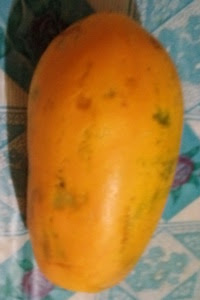
#> input picture pepaya 6.jpg, 200 x 300 px
$ jupyter execute '6.RGB2HSV(KNN PEPAYA 6).ipynb'
#> lines starting #> are read from the running program, lines starting #| are printed output that depends on the picture; long printed decimals are rounded
# RGB TO HSV PADA PEPAYA 6

DIMAS PRATIKTO
06.2018.1.06958

[cell 1]
import cv2
import pandas as pd
import numpy as np
from sklearn.neighbors import KNeighborsClassifier
from sklearn import neighbors
from sklearn.neighbors import NearestNeighbors
from sklearn.neighbors import KNeighborsRegressor

[cell 2]
original = cv2. imread('pepaya 6.jpg')
#> original is the input picture: shape (300, 200, 3); mean B, G, R 55.8, 114.7, 159.2

[cell 3]
#Resize Gambar
h, w = original.shape[:2]
#> h = 300; w = 200
new_h, new_w= int(h/2), int(w/2)
#> new_h = 150; new_w = 100
image= cv2.resize(original,(new_w, new_h))

[cell 4]
#Convert RGB KE HSV
hsv= cv2.cvtColor(image, cv2.COLOR_RGB2HSV)
#> hsv: shape (150, 100, 3); mean H, S, V 89.3, 162.5, 165.2

[cell 5]
#Print Nilai HSV
print(hsv)
#> (printed output is left out)

[cell 6]
#Menampilkan Gambar HSV
cv2.imshow('Gambar HSV', hsv)

[cell 7]
#Menampilkan Gambar Tiap H,S,V
cv2.imshow('H Channel', hsv[: ,: ,0])
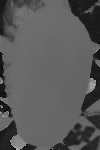
#> window 'H Channel': shape (150, 100); min 0, max 176, mean 89.3
cv2.imshow('S Channel', hsv[: ,: ,1])
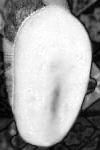
#> window 'S Channel': shape (150, 100); min 0, max 255, mean 162.5
cv2.imshow('V Channel', hsv[: ,: ,2])
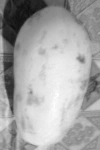
#> window 'V Channel': shape (150, 100); min 13, max 255, mean 165.2
cv2.waitKey(0)
cv2.destroyAllWindows()

[cell 8]
#Memperoleh Nilai Rata-Rata Tiap H,S,V
H = hsv[: ,: ,0]
S = hsv[: ,: ,1]
V = hsv[: ,: ,2]
meanH = np.mean(H)
#> meanH = 89.29
meanH = float(meanH)
meanS = np.mean(S)
#> meanS = 162.5
meanS = float(meanS)
meanV = np.mean(V)
#> meanV = 165.2
meanV = float(meanV)
print("Nilai Rata-rata H :", meanH,"S: ", meanS,"V: ",meanV)
#| Nilai Rata-rata H : 89.286 S:  162.515 V:  165.202

$ run again, with pepaya 5.jpg copied over pepaya 6.jpg
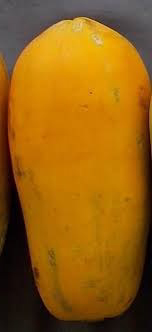
#> input picture pepaya 5.jpg, 152 x 332 px
#> original is the input picture: shape (332, 152, 3); mean B, G, R 16.1, 95.1, 146.9
#> hsv: shape (166, 76, 3); mean H, S, V 107.6, 207.6, 147.2
#> (printed output is left out)
#> `cv2.imshow('S Channel', hsv[: ,: ,1])`:
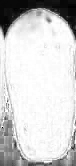
#> window 'S Channel': shape (166, 76); min 0, max 255, mean 207.6
#> `cv2.imshow('V Channel', hsv[: ,: ,2])`:
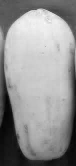
#> window 'V Channel': shape (166, 76); min 1, max 251, mean 147.2
#> meanH = 107.6
#> meanS = 207.6
#> meanV = 147.2
#| Nilai Rata-rata H : 107.647 S:  207.563 V:  147.199

$ run again, with pepaya 1.jpeg copied over pepaya 6.jpg
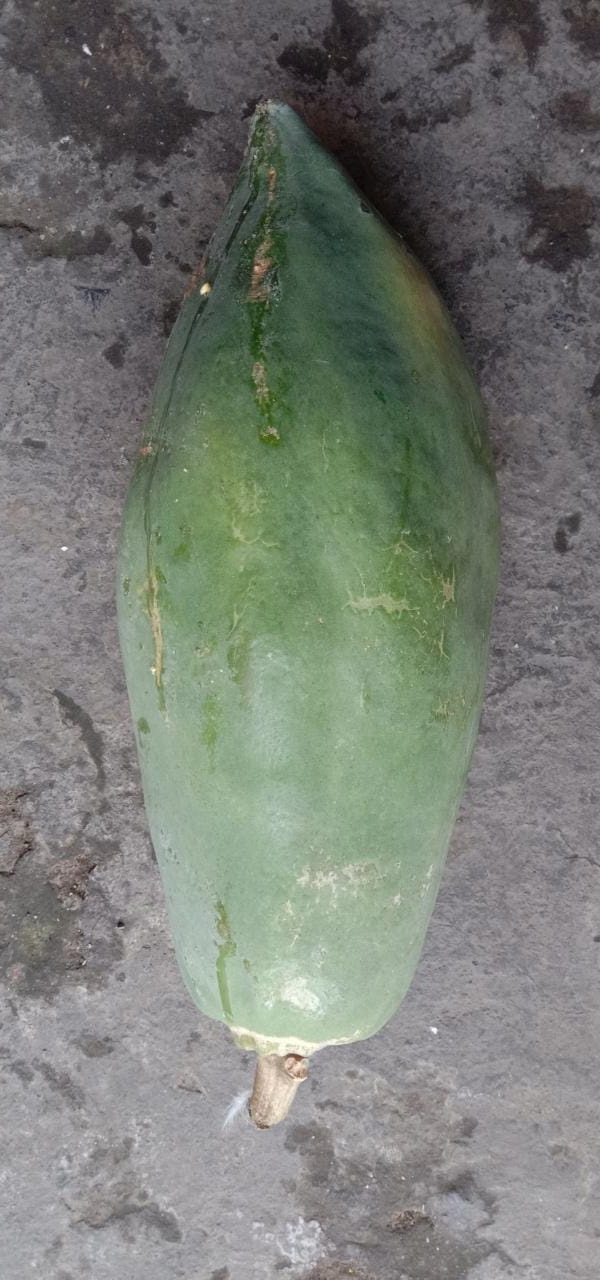
#> input picture pepaya 1.jpeg, 600 x 1280 px
#> original is the input picture: shape (1280, 600, 3); mean B, G, R 117.3, 124.8, 120.2
#> hsv: shape (640, 300, 3); mean H, S, V 114, 26.7, 127.9
#> (printed output is left out)
#> `cv2.imshow('S Channel', hsv[: ,: ,1])`:
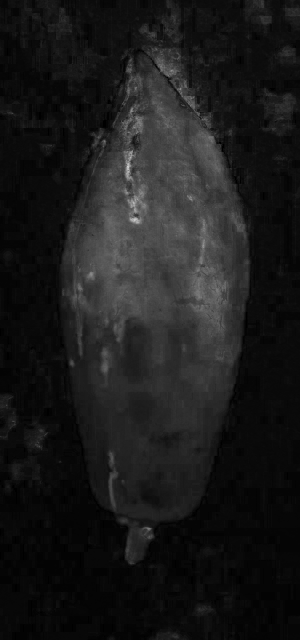
#> window 'S Channel': shape (640, 300); min 0, max 206, mean 26.7
#> `cv2.imshow('V Channel', hsv[: ,: ,2])`:
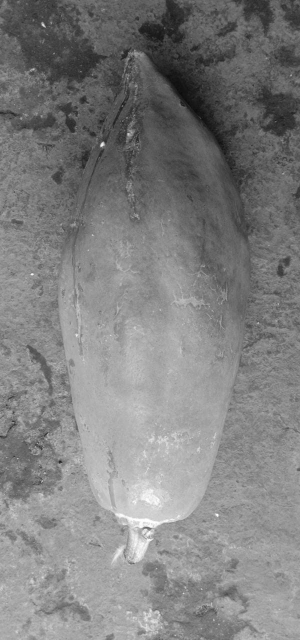
#> window 'V Channel': shape (640, 300); min 12, max 255, mean 127.9
#> meanH = 114
#> meanS = 26.73
#> meanV = 127.9
#| Nilai Rata-rata H : 113.953 S:  26.726 V:  127.924

$ run again, with pepaya 2.jpeg copied over pepaya 6.jpg
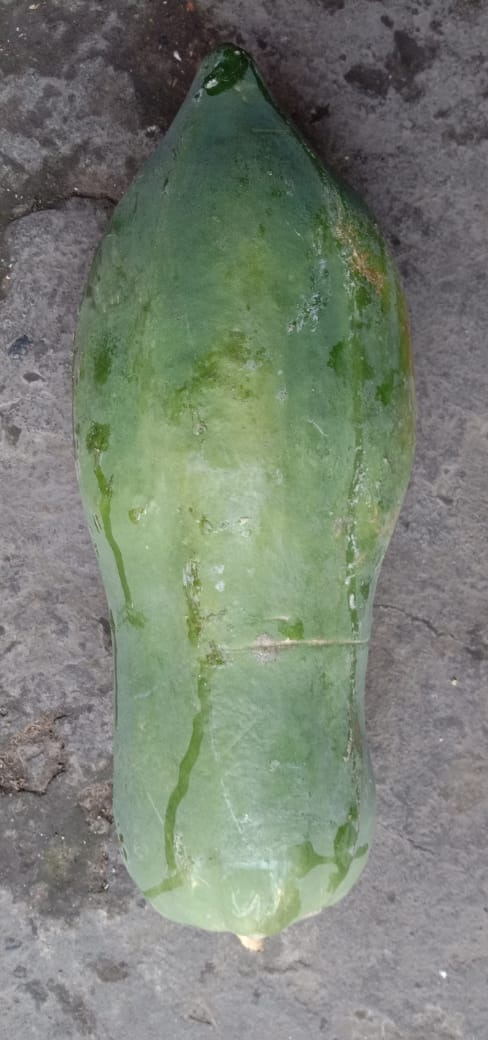
#> input picture pepaya 2.jpeg, 488 x 1040 px
#> original is the input picture: shape (1040, 488, 3); mean B, G, R 115.6, 128.1, 120.1
#> hsv: shape (520, 244, 3); mean H, S, V 104.7, 34, 130.9
#> (printed output is left out)
#> `cv2.imshow('S Channel', hsv[: ,: ,1])`:
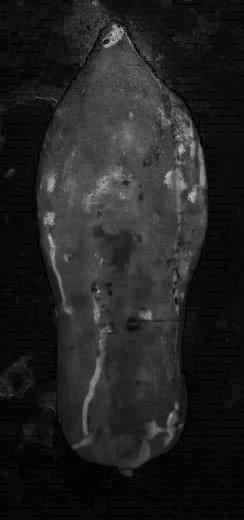
#> window 'S Channel': shape (520, 244); min 0, max 196, mean 34
#> `cv2.imshow('V Channel', hsv[: ,: ,2])`:
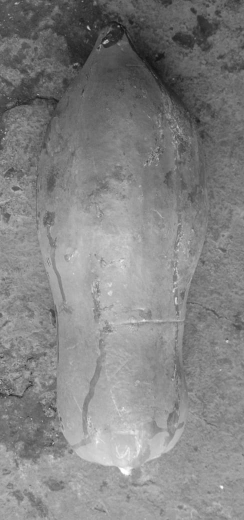
#> window 'V Channel': shape (520, 244); min 17, max 255, mean 130.9
#> meanH = 104.7
#> meanS = 34.04
#> meanV = 130.9
#| Nilai Rata-rata H : 104.700 S:  34.036 V:  130.881
